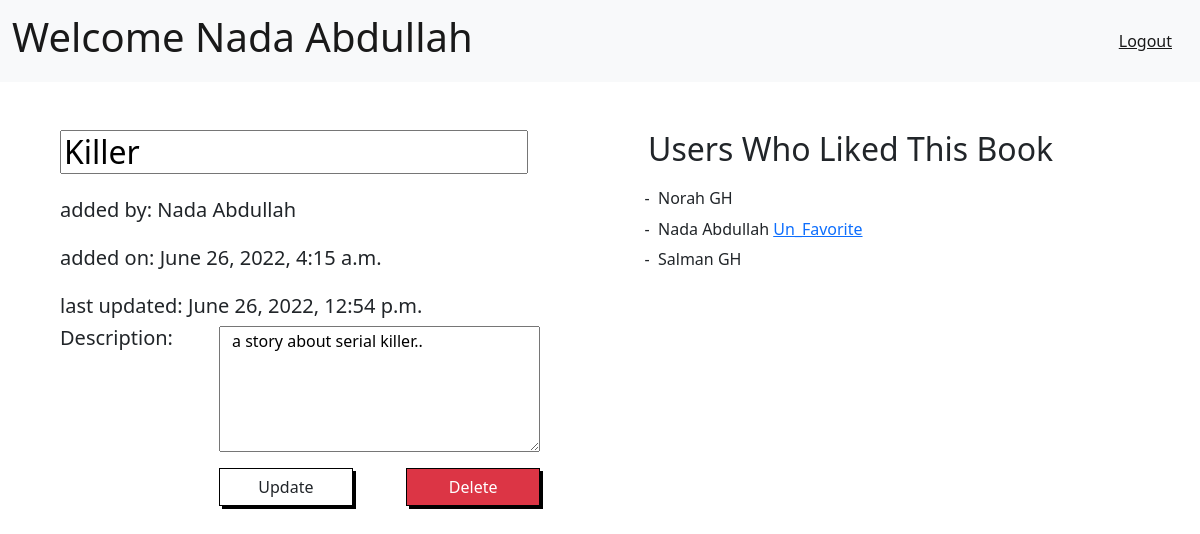
The page /books/7 (signed in) on the database its author committed.
### login_register_app/models.py (models this page shows)
class User (models.Model):
    first_name = models.CharField(max_length=50,blank=False,null=False)
    last_name = models.CharField(max_length=50,blank=False,null=False)
    email = models.EmailField(blank=False,null=False)
    password = models.CharField(max_length=50,blank=False,null=False)
    birthday = models.DateField(blank=False,null=False)
    objects = UserManager()

### favBooks_app/models.py (models this page shows)
class Book(models.Model):
    title = models.CharField(max_length=100)
    uploaded_by = models.ForeignKey(User,related_name='uploaded_books',blank=False,on_delete=models.CASCADE)
    liked_by = models.ManyToManyField(User,related_name='liked_books')
    created_at = models.DateTimeField(auto_now_add=True)
    updated_at = models.DateTimeField(auto_now=True)
    desc = models.TextField()
    objects = BookManager()

### favBooks_app/views.py (the view, shortened to what this page needs)
# urls.py: path('<int:bookId>',views.showBook,name='showBook'),
def showBook(request,bookId):
    userId = request.session['userId']
    curr_user = User.objects.filter(id=userId).last()
    book = Book.objects.get(id=bookId)
    likedBook = False
    context = {
        'curr_user': curr_user,
        'book':book,
        'book_title': book.title,
        'book_desc': book.desc,
    }
    try:
        if (request.session['userTryToPost']):
            context['book_title'] = request.session['book_title']
            context['book_desc'] = request.session['book_desc']
            request.session['userTryToPost'] = False #if user try to refresh the page to reset the original book info.
    except:
        print('--'*80,'no post saved')
    return render (request,'userbooks.html',context)

### favBooks_app/templates/userbooks.html (shortened to what this page needs)
{% extends 'base.html' %}
{% block content %}
<div class="col m-5">
    <form action="/books/handlingBook/{{book.id}}" method="post" class="row text-start">
        <h2><input type="text" name="title" class="col" value="{{book_title}}"></h2>
        <h5>added by: {{book.uploaded_by.first_name}} {{book.uploaded_by.last_name}}</h5>
        <h5>added on: {{book.created_at}}</h5>
        <h5>last updated: {{book.updated_at}}</h5>
        <label class="col col-3 me-5">
            <h5>Description:</h5>
        </label>
        <textarea name="desc" class="col" rows="5">{{book_desc}}</textarea>
        <div class="col col-3 me-5"></div>
        <div class="col">
            <div class="row">
                <button class=" col-5 btn" type="submit" value="update" name="action">Update</button>
                <button class=" col-5 btn btn-danger" type="submit" value="delete" name="action">Delete</button>
            </div>
        </div>
    </form>
</div>
<div class="col m-5">
    <h2 class="text-start">Users Who Liked This Book</h2>
    <ul class="list">
        {% for user in book.liked_by.all %}
        <li>
            {% if user.id != curr_user.id %}
            <h6>{{user.first_name}} {{user.last_name}} </h6>
            {% else %}
            <h6>{{user.first_name}} {{user.last_name}} <a href="/books/un_favorite/{{book.id}}">Un_Favorite</a> </h6>
            {% endif %}
        </li>
        {% endfor %}
    </ul>
</div>
{% endblock %}

### favBooks_app/templates/base.html (shortened to what this page needs)
<!DOCTYPE html>
<html lang="en">
<head>
    <link href="https://cdn.jsdelivr.net/npm/bootstrap@5.2.0-beta1/dist/css/bootstrap.min.css" rel="stylesheet"
>
</head>
<body>
    <nav class="navbar navbar-expand-lg bg-light">
        <div class="container-fluid">
            <a class="navbar-brand" href="/books"><h1> Welcome {{curr_user.first_name}} {{curr_user.last_name}}</h1></a>
            <div class="navbar-text me-3"><a href="/logout/{{curr_user.id}}">Logout</a></div>
        </div>
    </nav>
    <div class="container row">
        {% block content %}
        {% endblock %}
    </div>
</body>
</html>

### favBooks_app/templates/base.html (style rules this page uses)
ul { list-style: none; padding: 5px; }
.row { justify-content:space-between }
button { border: 1px solid black !important; box-shadow: 3px 3px black; border-radius: 0px !important; }
.list { list-style: ' - '; padding: 10px; }

### rows shown on the page
User: first_name "Nada", last_name "Abdullah"
Book: title "Killer", uploaded_by.first_name "Nada", uploaded_by.last_name "Abdullah", created_at "June 26, 2022, 4:15 a.m.", updated_at "June 26, 2022, 12:54 p.m.", desc "a story about serial killer.."
User: first_name "Norah", last_name "GH"
User: first_name "Salman", last_name "GH"
